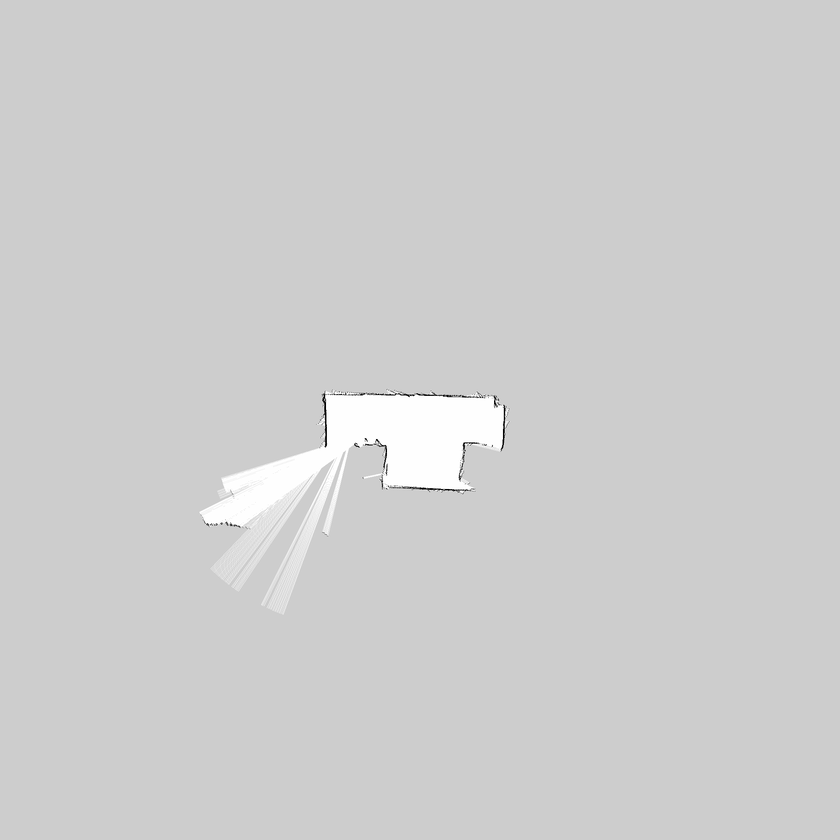
#> input picture src/approach1/corner_area.png, 840 x 840 px, shrunk from 1984 x 1984 before the run, given in place of template_image.png, which was not available
$ python template_matching.py
#> lines starting #> are read from the running program, lines starting #| are printed output that depends on the picture; long printed decimals are rounded; pictures that were not available may be replaced by others from this repository, and a replacement may not be noted
import cv2
import numpy as np
import matplotlib.pyplot as plt

def visualize_matching_result(result):
    plt.figure(figsize=(6, 6))
    plt.title("Matching Result Heatmap")
    plt.imshow(result, cmap='hot')
    plt.colorbar()
    plt.show()


def template_matching(template_path, image_path):
    # Read template and image
#> called with template_path = 'template_image.png', image_path = 'main_image.png'
    template = cv2.imread(template_path, cv2.IMREAD_GRAYSCALE)
#> template is the input picture: shape (840, 840); min 0, max 255, mean 206.2
    image = cv2.imread(image_path, cv2.IMREAD_GRAYSCALE)
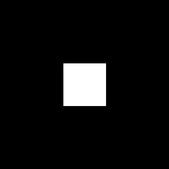
#> input picture src/approach1/main_image.png, 169 x 169 px, shrunk from 400 x 400 before the run
#> image is the input picture: shape (169, 169); min 0, max 255, mean 16.3

    # Perform template matching
    result = cv2.matchTemplate(image, template, cv2.TM_CCOEFF_NORMED)
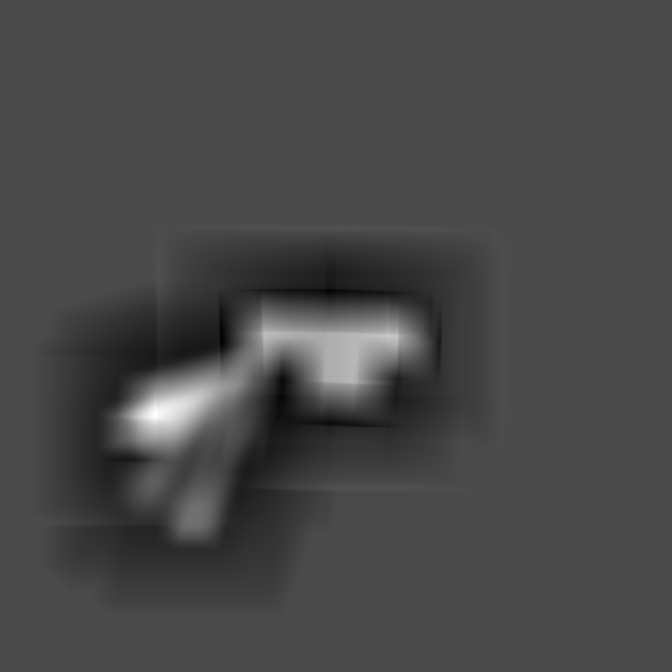
#> result: shape (672, 672) float32; min -0.189, max 0.46, mean -0.00467; drawn with min black and max white

    # Call this function after computing the result
    visualize_matching_result(result)
#> in visualize_matching_result, `plt.show()`:
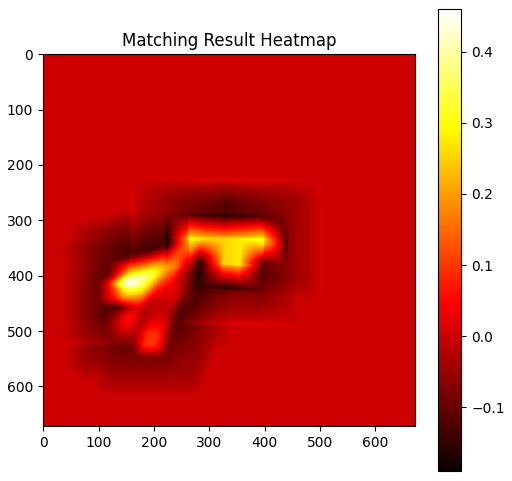
#> figure drawn by matplotlib, 2 panels

    # Get the best match position
    _, max_val, _, max_loc = cv2.minMaxLoc(result)
#> max_val = 0.46; max_loc = (156, 414)

    # Draw a rectangle around the matched region
    top_left = max_loc
#> top_left = (156, 414)
    h, w = template.shape
#> h = 840; w = 840
    print(h)
#| 840
    print(w)
#| 840
    bottom_right = (top_left[0] + w, top_left[1] + h)
#> bottom_right = (996, 1254)
    matched_image = cv2.cvtColor(image, cv2.COLOR_GRAY2BGR)
    cv2.rectangle(matched_image, top_left, bottom_right, (0, 255, 0), 2)

    # Display the matched image
    plt.figure(figsize=(6, 6))
    plt.title(f"Template Matching Result")
    plt.imshow(matched_image)
    plt.axis('on')
    plt.show()

    return max_val

# Paths to images
main_image_path = 'main_image.png'
template_image_path = 'template_image.png'

# Perform template matching
match_score = template_matching(template_image_path, main_image_path)
#> match_score = 0.46
print(f"Template matching score: {match_score}")
#| Template matching score: 0.46
